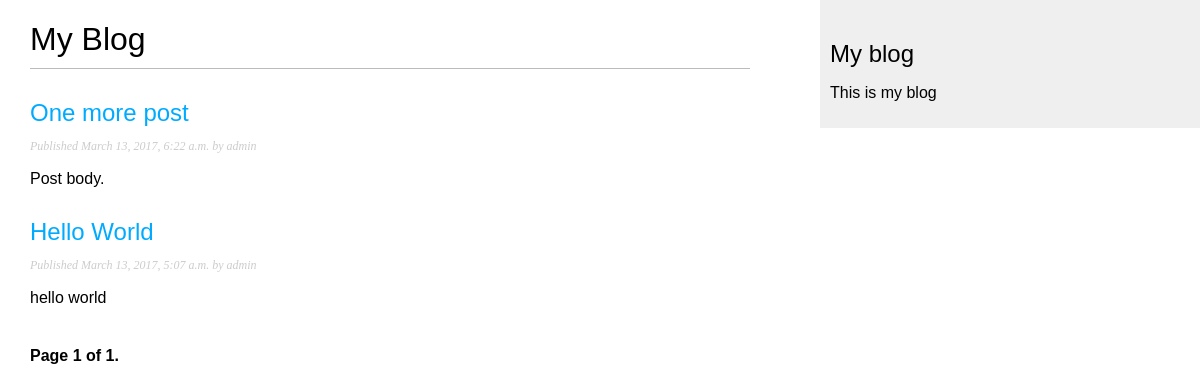
/blog/, run on an earlier commit of the app's database.
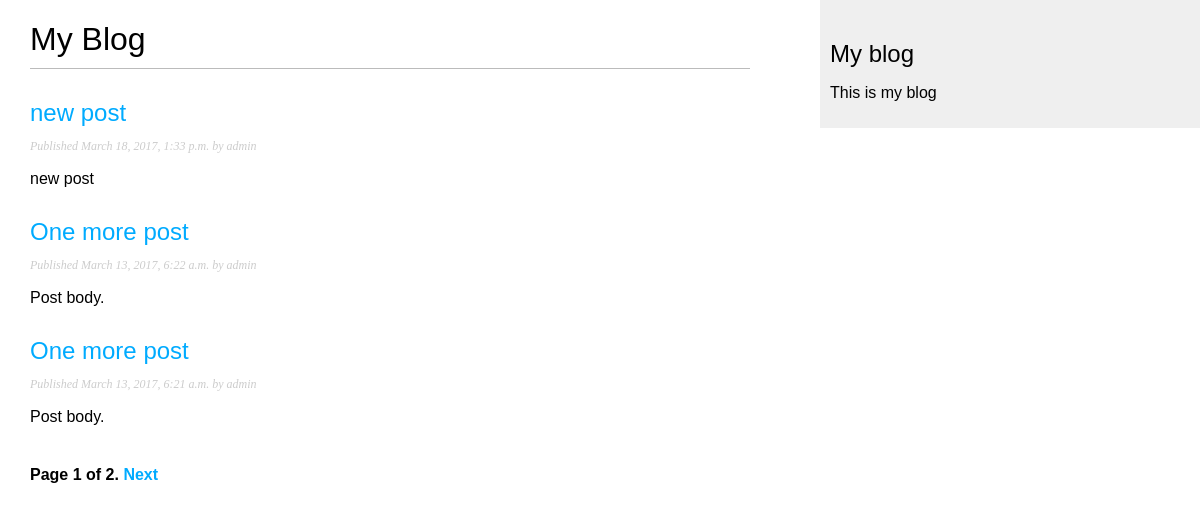
And on a later commit of the database.
### blog/models.py (models this page shows, shortened)
class Post(models.Model):
    STATUS_CHOICES = (
        ('draft', 'Draft'),
        ('published', 'Published'),
    )
    title = models.CharField(max_length=250)
    slug = models.SlugField(max_length=250,
                            unique_for_date='publish')
    author = models.ForeignKey(User,
                               related_name='blog_posts')
    body = models.TextField()
    publish = models.DateTimeField(default=timezone.now)
    created = models.DateTimeField(auto_now_add=True)
    updated = models.DateTimeField(auto_now=True)
    status = models.CharField(max_length=10,
                              choices=STATUS_CHOICES,
                              default='draft')
    objects = models.Manager()  # the default manager
    published = PublishedManager()  # our custom manager
    class Meta:
        ordering = ('-publish', )
    def get_absolute_url(self):
        return reverse('blog:post_detail',
                       args=[self.publish.year,
                             self.publish.strftime('%m'),
                             self.publish.strftime('%d'),
                             self.slug])

### blog/views.py (the view)
class PostListView(ListView):
    queryset = Post.published.all()
    context_object_name = 'posts'
    paginate_by = 3
    template_name = 'blog/post/list.html'

### blog/templates/blog/post/list.html (shortened to what this page needs)
{% extends "blog/base.html" %}
{% block content %}
  <h1>My Blog</h1>
  {% for post in posts %}
    <h2>
      <a href="{{ post.get_absolute_url }}">{{ post.title }}</a>
    </h2>
    <p class="date">
      Published {{ post.publish }} by {{ post.author }}
    </p>
    {{ post.body|truncatewords:30|linebreaks }}
  {% endfor %}
  {% include "blog/post/pagination.html" with page=page_obj %}
{% endblock %}

### blog/templates/blog/base.html (shortened to what this page needs)
{% load staticfiles %}
<!DOCTYPE html>
<html lang="en">
<head>
  <link rel="stylesheet" href="{% static 'css/blog.css' %}">
</head>
<body>
  <div id="content">
    {% block content %}
    {% endblock %}
  </div>
  <div id="sidebar">
    <h2>My blog</h2>
    <p>This is my blog</p>
  </div>
</body>
</html>

### blog/templates/blog/post/pagination.html (shortened to what this page needs)
<div class="pagination">
    <span class="step-links">
        <span class="current">
            Page {{page.number }} of {{ page.paginator.num_pages }}.
        </span>
        {% if page.has_next %}
            <a href="?page={{ page.next_page_number }}">Next</a>
        {% endif %}
    </span>
</div>

### blog/static/css/blog.css (style rules this page uses)
body { margin:0; padding:0; font-family:helvetica, sans-serif; }
a { color:#00abff; text-decoration:none; }
h1 { font-weight:normal; border-bottom:1px solid #bbb; padding:0 0 10px 0; }
h2 { font-weight:normal; margin:30px 0 0; }
#content { float:left; width:60%; padding:0 0 0 30px; }
#sidebar { float:right; width:30%; padding:10px; background:#efefef; height:100%; }
p.date { color:#ccc; font-family: georgia, serif; font-size: 12px; font-style: italic; }
.pagination { margin:40px 0; font-weight:bold; }

What changed in the data, as far as the page shows it:
no longer on this page (row unchanged): Post: title "Hello World", publish "March 13, 2017, 5:07 a.m.", author "admin", body "hello world"
added Post: title "new post", publish "March 18, 2017, 1:33 p.m.", author "admin", body "new post"
now on this page (row edited): Post: title "One more post", publish "March 13, 2017, 6:21 a.m.", author "admin", body "Post body."
Also different on the page:
{{ page.paginator.num_pages }}: "1" → "2"
text now shown: "Next"
